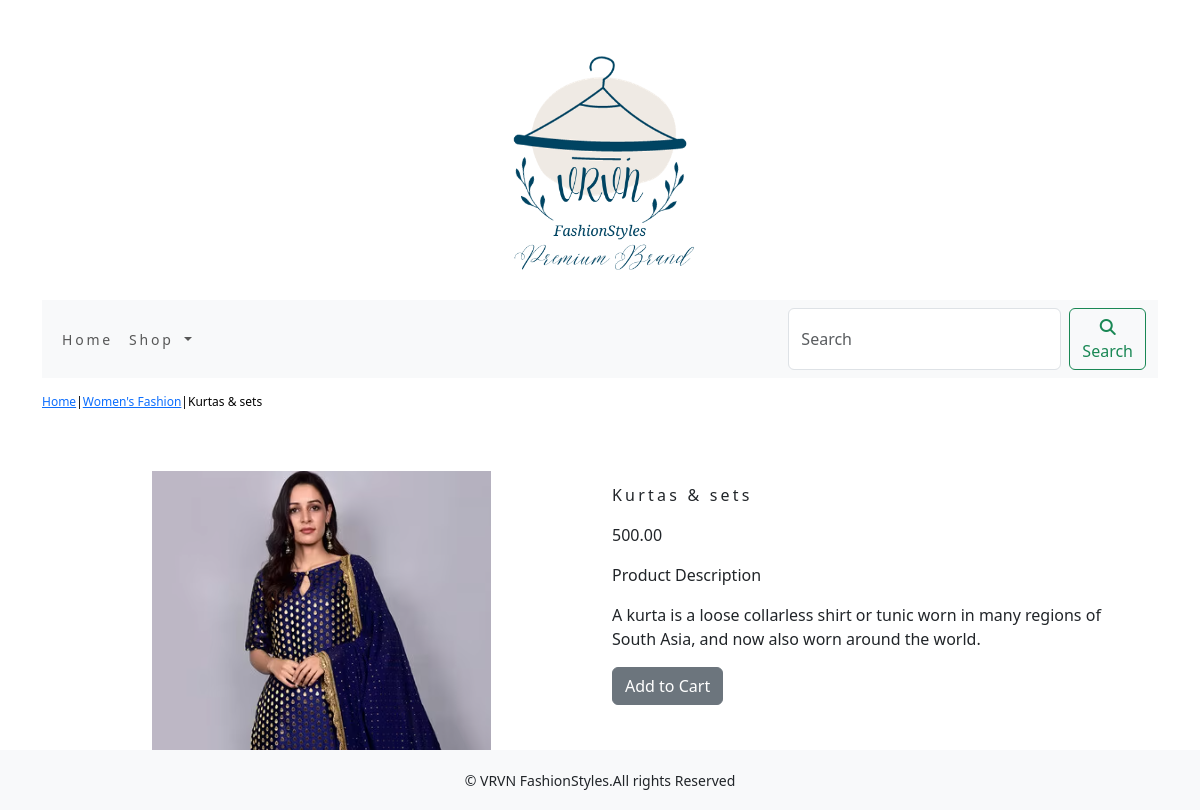
Screenshot of /shop/womens-fashion/womens-clothing/ with the database file from the repository.
### shop/models.py (models this page shows, shortened)
class Product(models.Model):
    name=models.CharField(max_length=250,unique=True)
    slug = models.SlugField(max_length=250, unique=True)
    description=models.TextField(blank=True)
    price=models.DecimalField(max_digits=1000,decimal_places=2)
    category=models.ForeignKey(Category,on_delete=models.CASCADE)
    image=models.ImageField(upload_to='product',blank=True)
    stock=models.IntegerField()
    available=models.BooleanField(default=True)
    created=models.DateTimeField(auto_now_add=True)
    updated=models.DateTimeField(auto_now=True)
    class meta:
        ordering = ('name',)
        verbose_name = 'product'
        verbose_name_plural = 'products'

class Category(models.Model):
    name=models.CharField(max_length=250,unique=True)
    slug=models.SlugField(max_length=250,unique=True)
    description=models.TextField(blank=True)
    image=models.ImageField(upload_to='category',blank=True)
    class meta:
        ordering=('name',)
        verbose_name='category'
        verbose_name_plural='categories'
    def get_url(self):
        return reverse('shop:products_by_category',args=[self.slug])
    def __str__(self):
        return '{}'.format(self.name)

### shop/views.py (the view)
# urls.py: path('<slug:c_slug>/<slug:product_slug>/',views.proDetail,name='prodCatdetail'),
def proDetail(request,c_slug,product_slug):
    try:
        product=Product.objects.get(category__slug=c_slug,slug=product_slug)
    except Exception as e:
        raise e
    return render(request,'product.html',{'product':product})

### cart/context_processors.py (called while the page is built)
def counter(request):
    item_count=0
    if 'admin' in request.path:
        return {}
    else:
        try:
            cart=Cart.objects.filter(cart_id=_cart_id(request))
            car_item=CartItem.objects.all().filter(cart=cart[:1])
            for cart_item in car_item:
                item_count += cart_item.quantity
        except Cart.DoesNotExist:
            item_count=0
    return  dict(item_count=item_count)

### cart/views.py (called while the page is built)
def _cart_id(request):
    cart=request.session.session_key
    if not cart:
        cart=request.session.create()
    return cart

### shop/context_processors.py (called while the page is built)
def menu_links(request):
    links=Category.objects.all()
    return dict(links=links)

### template/product.html (shortened to what this page needs)
{% extends 'base.html' %}
{% load static %}
{% block content %}
<div class="row my_product_row_class">
    <div class="mx_auto">
        <p><a href="{% url 'shop:allProdCat' %}">Home</a>|<a href="{{product.grt_url}}">{{product.category}}</a>|{{product.name}}</p>
    </div>
</div>
<div class="container">
<br>
<div class="row">
    <div class="col-12 col-sm-12 col-md-12 col-lg-6 text-center">
        <div style="min-width:18rem">
            <img src="{{product.image.url}}" alt="{{product.name}}">
        </div>
    </div>
        <div class="col-12 col-sm-12 col-md-12 col-lg-6">
            <div>
            <h1 class="my_prod_title">{{product.name}}</h1>
            <p>{{product.price}}</p>
            <p class="my_title">Product Description</p>
            <p class="text-justify my_prod_text">{{product.description}}</p>
            {% if product.stock <= 0 %}
            <p class="text-justify my_prod_text"><b>Out of Stock</b></p>
            {% else %}
            <a class="btn btn-secondary" href="{% url 'cart:add_cart' product.id %}">Add to Cart</a>
            {% endif %}
        </div>
    </div>
    </div>
</div>
</div>
{% endblock %}

### static/css/custom.css (style rules this page uses)
.my_title { font-size:16px; text_transform:uppercase; letter spacing:.2em; }
.my_product_row_class { padding-top:15px; padding-bottom:20px; }
.my_product_row_class .mx_auto { color:#000; font-size:12px; text-decoration:none; }
.my_prod_title { font-size:16px; text_transform:uppercase; letter-spacing:.2em; padding-top:15px; padding-bottom:10px; }
.my_prod_text { padding-right:20px; }

### rows the page displays
Product: category "Women's Fashion", name "Kurtas & sets", image (picture), price "500.00", description "A kurta is a loose collarless shirt or tunic worn in many regions of South Asia, and now also worn around the world."
